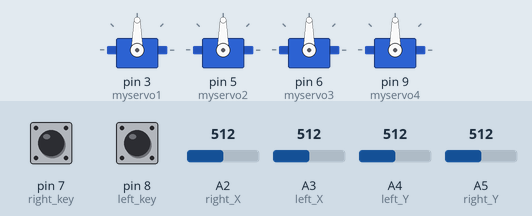
The sketch below on a simulated Arduino Uno, built with avr-gcc and run on an emulated ATmega328P. Parts: 4 × servo. The test bench sets the inputs (shaded band); at power-on: A2 (right_X) = 512, A4 (left_Y) = 512, A5 (right_Y) = 512, pin 7 (right_key) LOW, pin 8 (left_key) LOW, A3 (left_X) = 512.

Above: at 2.2 s.
2.3 s: A2 (right_X) set to 54
3.8 s: A2 (right_X) set to 45
At 4.8 s:
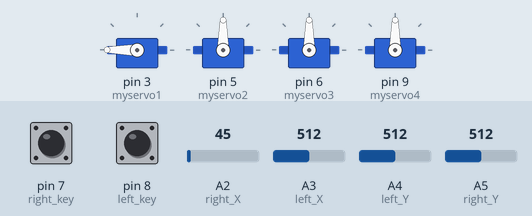
5.6 s: A4 (left_Y) set to 53
7.1 s: A4 (left_Y) set to 44
At 7.56 s:
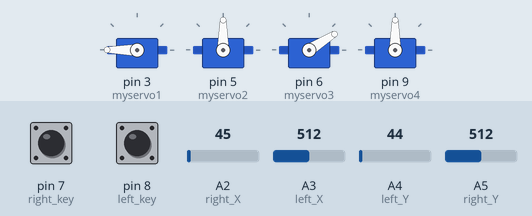
At 8.4 s:
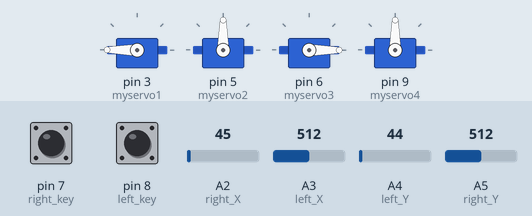
9.3 s: A5 (right_Y) set to 990
10.8 s: A5 (right_Y) set to 1013
At 11.27 s:
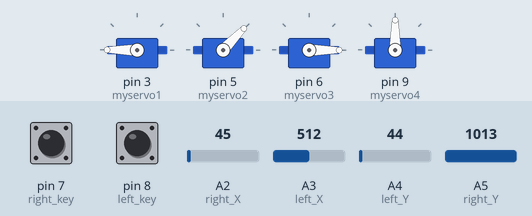
Timing chart, 0 to 14.8 s (numbered marks = the images above; inputs shaded):
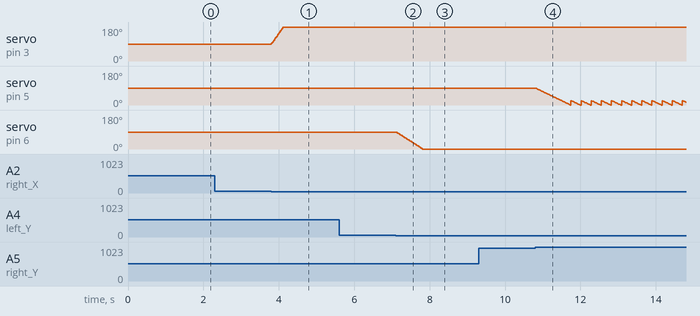

Measured:
- the behaviour switches between 50 and 49 on A2 (right_X) (found by bisection; images 0 and 1)
- the behaviour switches between 50 and 49 on A4 (left_Y) (found by bisection; images 1 and 2)
- the behaviour switches between 1000 and 1001 on A5 (right_Y) (found by bisection; images 3 and 4)
- after the input at 2.3 s, every drawn part: stays the same
- after the input at 3.8 s, servo on pin 3 (myservo1): moves from 90° to 180° over 0.31 s, starting at once
- after the input at 5.6 s, every drawn part: stays the same
- after the input at 7.1 s, servo on pin 6 (myservo3): moves from 90° to 0° over 0.69 s, starting at once
- after the input at 9.3 s, every drawn part: stays the same

The sketch:

Lesson_5_Dual_JoyStick_Controlled_Robot_Arm.ino
```cpp
#include <Servo.h>  // add the servo libraries
Servo myservo1;     // create servo object to control a servo
Servo myservo2;
Servo myservo3;
Servo myservo4;
int pos1=90, pos2=90, pos3=90, pos4=90; // define the variable of 4 servo angle,and assign the initial value (that is the boot posture angle value)
const int right_X = A2; // define the right X pin to A2
const int right_Y = A5; // define the right Y pin to A5
const int right_key = 7; // define the right key pin to 7（that is the value of Z）
const int left_X = A3; // define the left X pin to A3
const int left_Y = A4; // define the left X pin to A4
const int left_key = 8; //define the left key pin to 8（that is the value of Z）
int x1,y1,z1; // define the variable, used to save the joystick value it read.
int x2,y2,z2;

void setup()
{
  myservo1.attach(3); //set the control pin of servo 1 to D3  dizuo-servo1-3
  myservo2.attach(5); //set the control pin of servo 2 to D5  arm-servo2-5
  myservo3.attach(6); //set the control pin of servo 3 to D6  lower arm-servo-6
  myservo4.attach(9); //set the control pin of servo 4 to D9  claw-servo-9
  // initial
  myservo1.write(pos1);
  myservo2.write(pos2);
  myservo3.write(pos3);
  myservo4.write(pos4);
  delay(1000);
  pinMode(right_key, INPUT); // set the right/left key to INPUT
  pinMode(left_key, INPUT);
  Serial.begin(9600); // set the baud rate to 9600
}
void loop()
{
  x2 = analogRead(right_X); //read the right X value
  y2 = analogRead(right_Y); // read the right Y value
  z2 = digitalRead(right_key); //// read the right Z value
  x1 = analogRead(left_X); //read the left X value
  y1 = analogRead(left_Y); //read the left Y value
  z1 = digitalRead(left_key); // read the left Z value
  delay(5);

  // claw
  claw();

  // rotate
  turn();

  // upper and lower arm
  upper_and_lower_arm();

  //retracted and stretch arm
  retracted_and_stretch();
}


void claw()
{
  if(x1<50)   // if push the left joystick to the right
  {
    pos4=pos4-3;
    myservo4.write(pos4); //servo 4 operates the motion, the claw gradually opens.
    delay(5);
    if(pos4<45) //limit the largest angle when open the claw
    {
      pos4=45;
    }
  }
  if(x1>1000) //if push the left joystick to the left
  {
    pos4=pos4+3;
    myservo4.write(pos4); // servo 4 operates the action, claw is gradually closed.
    delay(5);
    if(pos4>120)
    {
      pos4=120; //limit the largest angle when close the claw
    }
  }
}


void turn()
{
    if(x2<50) //if push the right joystick to the let
    {
      pos1=pos1+3;
      myservo1.write(pos1); // arm turns left
      delay(5);
      if(pos1>180) //limit the angle when turns left
      {
        pos1=180;
      }
    }

    if(x2>1000) // if push the right joystick to the right
    {
      pos1=pos1-3;
      myservo1.write(pos1); //the arm turns right.
      delay(5);
      if(pos1<1) // limit the angle when turns right
      {
        pos1=1;
      }
    }
}

void upper_and_lower_arm()
{
  if(y1<50) // if push the left joystick downward
  {
    pos3=pos3-2;
    myservo3.write(pos3); // upper arm will go down
    delay(5);
    if(pos3<1) //  limit the angle when go down
    {
      pos3=1;
    }
  }
  if(y1>1000) // if push the left joystick upward
  {
    pos3=pos3+2;
    myservo3.write(pos3); // the upper arm will lift
    delay(5);

    if(pos3>135) //limit the lifting angle
    {
      pos3=135;
    }
  }
}


void retracted_and_stretch()
{
  if(y2>1000) // if push the right joystick downward
  {
    pos2=pos2-2;
    myservo2.write(pos2); // lower arm will draw back
    delay(5);
    if(pos2<1) // limit the retracted angle
    {
      pos2=25;
    }
  }

  if(y2<50) // if push the right joystick upward
  {
    pos2=pos2+2;
    myservo2.write(pos2); // lower arm will stretch out
    delay(5);
    if(pos2>180) // limit the stretched angle
    {
      pos2=180;
    }
  }
}
```
